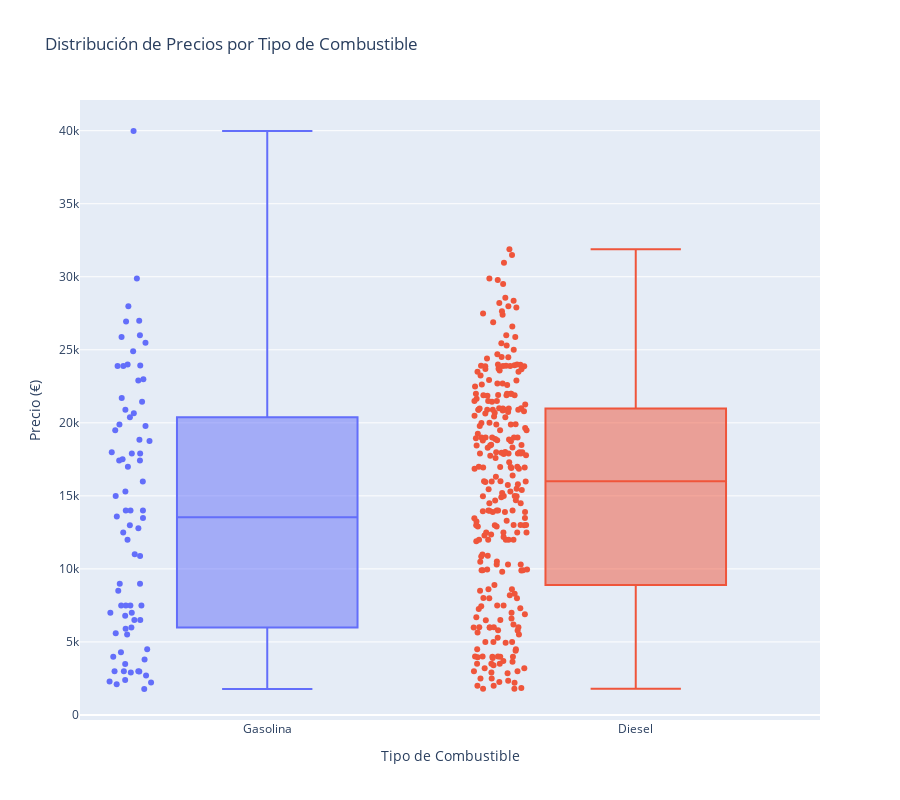

Notebook source saved alongside this figure:
### Code cell
df = pd.read_csv('cars_Cleaned.csv')
# Mapear los valores de combustible a etiquetas más descriptivas
fuel_map = {0: 'Gasolina', 1: 'Diesel'}
df['Fuel'] = df['Fuel'].map(fuel_map)

# Crear el gráfico de caja y bigotes
fig = px.box(df, x='Fuel', y='price', 
             title='Distribución de Precios por Tipo de Combustible',
             labels={'Fuel': 'Tipo de Combustible', 'price': 'Precio (€)'},
             color='Fuel',
             points="all",
             category_orders={'Fuel': ['Gasolina', 'Diesel']})

# Personalizar el diseño
fig.update_layout(
    xaxis_title='Tipo de Combustible',
    yaxis_title='Precio (€)',
    showlegend=False,
    height = 800
)

# Mostrar el gráfico
fig.show()

### Figure 1 — Plotly figure (JSON) as saved in the notebook; plotly's stock layout.template omitted (floating-point values rounded to 4 significant figures; data arrays with more than 128 entries replaced by an {"elided": "..."} marker saying what was removed)
{"data": [{"alignmentgroup": "True", "boxpoints": "all", "hovertemplate": "Tipo de Combustible=%{x}<br>Precio (€)=%{y}<extra></extra>", "legendgroup": "Gasolina", "marker": {"color": "#636efa"}, "name": "Gasolina", "notched": false, "offsetgroup": "Gasolina", "orientation": "v", "showlegend": true, "type": "box", "x": ["Gasolina", "Gasolina", "Gasolina", "Gasolina", "Gasolina", "Gasolina", "Gasolina", "Gasolina", "Gasolina", "Gasolina", "Gasolina", "Gasolina", "Gasolina", "Gasolina", "Gasolina", "Gasolina", "Gasolina", "Gasolina", "Gasolina", "Gasolina", "Gasolina", "Gasolina", "Gasolina", "Gasolina", "Gasolina", "Gasolina", "Gasolina", "Gasolina", "Gasolina", "Gasolina", "Gasolina", "Gasolina", "Gasolina", "Gasolina", "Gasolina", "Gasolina", "Gasolina", "Gasolina", "Gasolina", "Gasolina", "Gasolina", "Gasolina", "Gasolina", "Gasolina", "Gasolina", "Gasolina", "Gasolina", "Gasolina", "Gasolina", "Gasolina", "Gasolina", "Gasolina", "Gasolina", "Gasolina", "Gasolina", "Gasolina", "Gasolina", "Gasolina", "Gasolina", "Gasolina", "Gasolina", "Gasolina", "Gasolina", "Gasolina", "Gasolina", "Gasolina", "Gasolina", "Gasolina", "Gasolina", "Gasolina", "Gasolina", "Gasolina", "Gasolina", "Gasolina", "Gasolina", "Gasolina", "Gasolina", "Gasolina"], "x0": " ", "xaxis": "x", "y": [18750, 25990, 4300, 10996, 6500, 2222, 3000, 13990, 2299, 13990, 7500, 21695, 3990, 2980, 7490, 2700, 11990, 23990, 2399, 17000, 17500, 24900, 13990, 1777, 17900, 14999, 15300, 17990, 20650, 8990, 6990, 13490, 22990, 6990, 12980, 17900, 2999, 5990, 20900, 8990, 3490, 12790, 25490, 26930, 27990, 21450, 17420, 23890, 23890, 4499, 3800, 6500, 17420, 39980, 20390, 7499, 25879, 13590, 26995, 15980, 19890, 23930, 18850, 29890, 10890, 19790, 6800, 12500, 22890, 19500, 2100, 7500, 8500, 2900, 3000, 5500, 5900, 5590], "y0": " ", "yaxis": "y"}, {"alignmentgroup": "True", "boxpoints": "all", "hovertemplate": "Tipo de Combustible=%{x}<br>Precio (€)=%{y}<extra></extra>", "legendgroup": "Diesel", "marker": {"color": "#EF553B"}, "name": "Diesel", "notched": false, "offsetgroup": "Diesel", "orientation": "v", "showlegend": true, "type": "box", "x": {"elided": "274 str values"}, "x0": " ", "xaxis": "x", "y": {"elided": "274 int values"}, "y0": " ", "yaxis": "y"}], "layout": {"boxmode": "overlay", "height": 800, "legend": {"title": {"text": "Tipo de Combustible"}, "tracegroupgap": 0}, "showlegend": false, "title": {"text": "Distribución de Precios por Tipo de Combustible"}, "xaxis": {"anchor": "y", "categoryarray": ["Gasolina", "Diesel"], "categoryorder": "array", "domain": [0, 1], "title": {"text": "Tipo de Combustible"}}, "yaxis": {"anchor": "x", "domain": [0, 1], "title": {"text": "Precio (€)"}}}}
